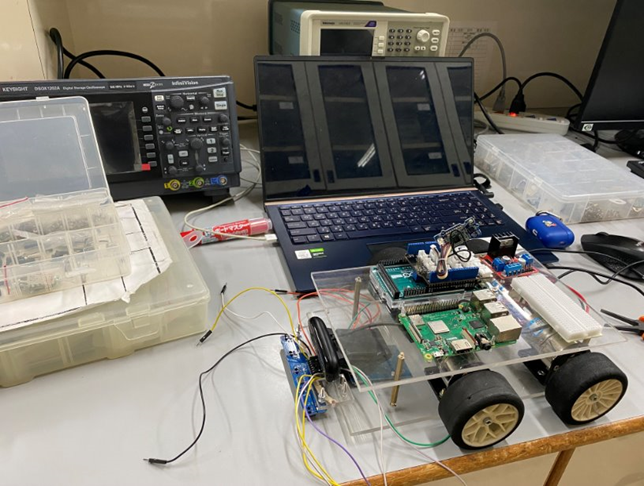
#> input picture image-1.png, 644 x 486 px, given in place of the camera
$ python ImageProcess.py
#> lines starting #> are read from the running program, lines starting #| are printed output that depends on the picture; after the words box and inside, x2 and y2 are one past the last pixel; in counts of white or black regions, pixels touching at a corner belong together
import cv2
import numpy as np

def main():
    # open camera
    cap = cv2.VideoCapture(0)

    # checked is opensd
    if not cap.isOpened():
        print("camera open failed")
        return

    while True:
        # read frame
        ret, frame = cap.read()
#> frame is the input picture: shape (486, 644, 3); mean B, G, R 113.9, 123.5, 128

        # checked read frame
        if not ret:
            print("not get frame")
            break

        # change color space to HSV
        hsv_frame = cv2.cvtColor(frame, cv2.COLOR_BGR2HSV)
#> hsv_frame: shape (486, 644, 3); mean H, S, V 41.3, 48.3, 131.5

        #Define Green HSV
        lower_green = np.array([36, 25, 25])
        upper_green = np.array([75, 255, 255])

        # create green mask
        mask_green = cv2.inRange(hsv_frame, lower_green, upper_green)
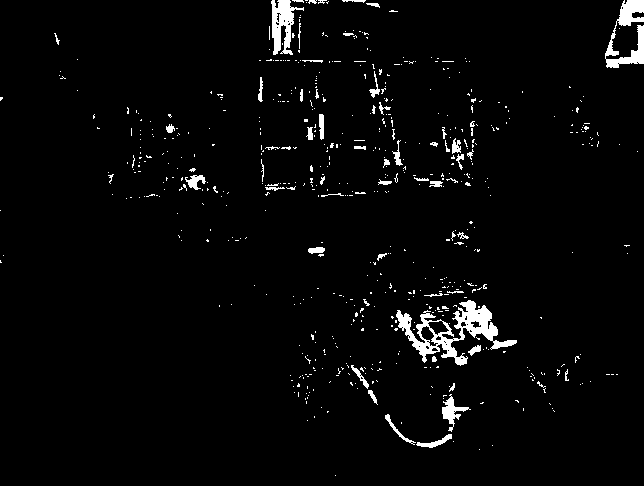
#> mask_green: shape (486, 644); 3% white; 604 white regions (546 under 20 px), largest, box (x1, y1, x2, y2) and area: (396, 300, 517, 366) 2388, (605, 0, 644, 68) 1166, (271, 0, 304, 55) 898

        # Define Red HSV
        lower_red1 = np.array([0, 70, 50])
        upper_red1 = np.array([10, 255, 255])
        lower_red2 = np.array([170, 70, 50])
        upper_red2 = np.array([180, 255, 255])

        # create red mask
        mask_red1 = cv2.inRange(hsv_frame, lower_red1, upper_red1)
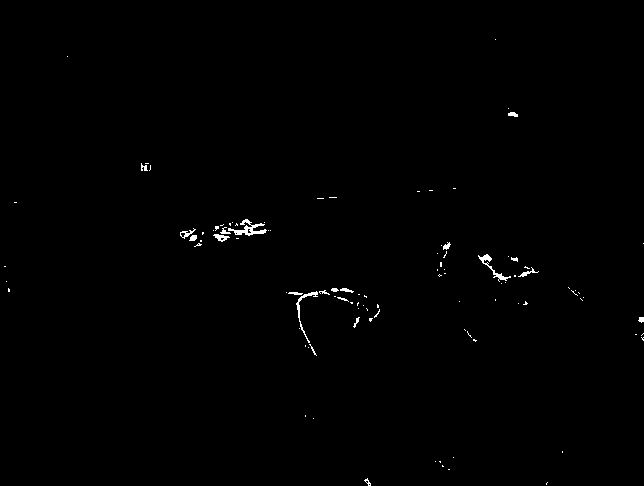
#> mask_red1: shape (486, 644); 0.47% white in thin lines or dots
        mask_red2 = cv2.inRange(hsv_frame, lower_red2, upper_red2)
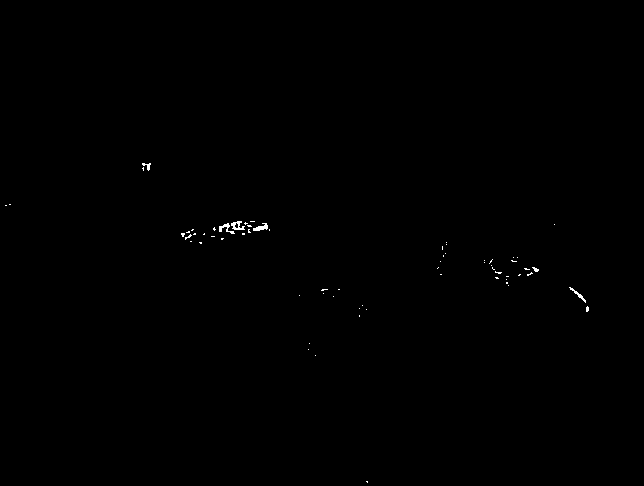
#> mask_red2: shape (486, 644); 0.17% white in thin lines or dots, all inside (x1, y1, x2, y2) = (5, 163, 589, 483)
        mask_red = cv2.bitwise_or(mask_red1, mask_red2)
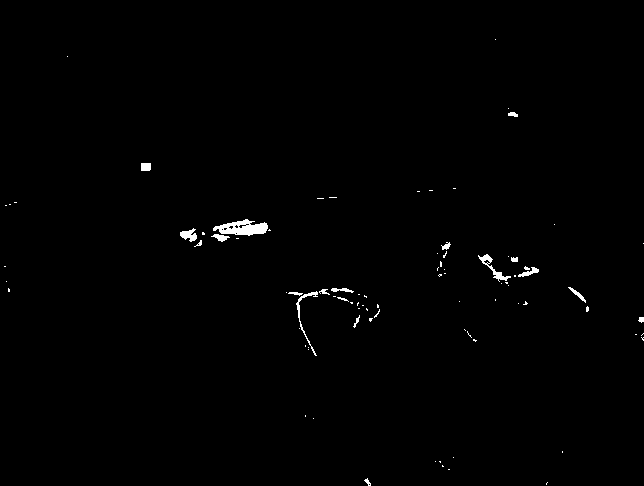
#> mask_red: shape (486, 644); 0.64% white; 87 white regions (68 under 20 px), largest, box (x1, y1, x2, y2) and area: (213, 219, 268, 236) 552, (478, 254, 511, 282) 197, (296, 291, 318, 356) 173

        #  compute ratio of green
        green_pixels = cv2.countNonZero(mask_green)
#> green_pixels = 9248
        total_pixels = frame.size // 3
#> total_pixels = 312984
        green_ratio = green_pixels / total_pixels * 100
#> green_ratio = 2.95

        # compute ratio of red
        red_pixels = cv2.countNonZero(mask_red)
#> red_pixels = 2008
        red_ratio = red_pixels / total_pixels * 100
#> red_ratio = 0.642

        # show ratio of green on frame
        cv2.putText(frame, f'Green ratio: {green_ratio:.2f}%', (10, 30), cv2.FONT_HERSHEY_SIMPLEX, 1, (0, 255, 0), 2)

        #  show ratio of red on frame
        cv2.putText(frame, f'Red ratio: {red_ratio:.2f}%', (10, 60), cv2.FONT_HERSHEY_SIMPLEX, 1, (0, 0, 255), 2)
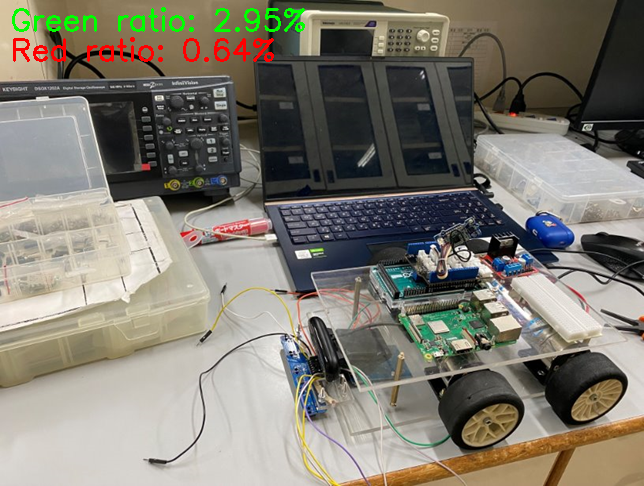
#> frame: shape (486, 644, 3); mean B, G, R 112.9, 123.8, 127.9

        # show frame
        cv2.imshow('Frame', frame)

        # press 'q' to quit
        if cv2.waitKey(1) & 0xFF == ord('q'):
#> (key q is pressed here)
            break

    # close all windows
    cap.release()
    cv2.destroyAllWindows()

if __name__ == "__main__":
    main()

$ run again, on image-12.png
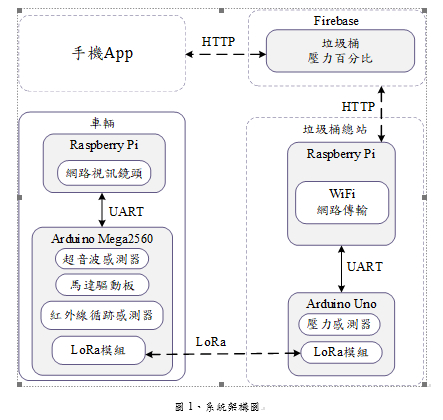
#> input picture image-12.png, 443 x 420 px, given in place of the camera
#> in main, frame is the input picture: shape (420, 443, 3); mean B, G, R 243.2, 242, 242.3
#> hsv_frame: shape (420, 443, 3); mean H, S, V 9.4, 6.8, 244.9
#> in main, `mask_green = cv2.inRange(hsv_frame, lower_green, upper_green)`:
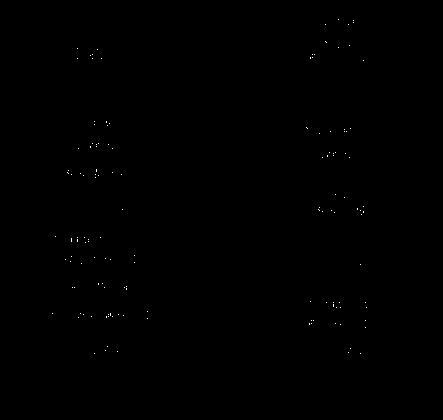
#> mask_green: shape (420, 443); 0.09% white in thin lines or dots, all inside (x1, y1, x2, y2) = (52, 19, 367, 354)
#> mask_red1: shape (420, 443); 0.26% white in thin lines or dots, all inside (x1, y1, x2, y2) = (51, 16, 374, 357)
#> mask_red2: shape (420, 443); every value is 0
#> green_pixels = 162
#> green_ratio = 0.0871
#> red_pixels = 485
#> red_ratio = 0.261
#> in main, `cv2.putText(frame, f'Red ratio: {red_ratio:.2f}%', (10, 60), cv2.FONT_..`:
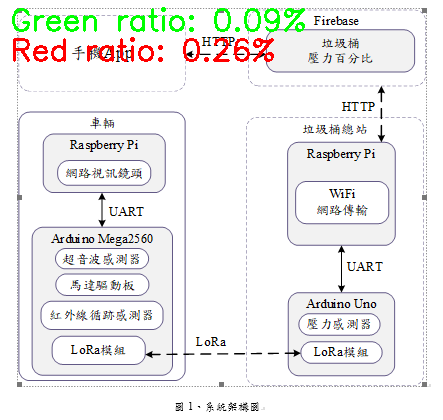
#> frame: shape (420, 443, 3); mean B, G, R 238.2, 239.7, 239.8
